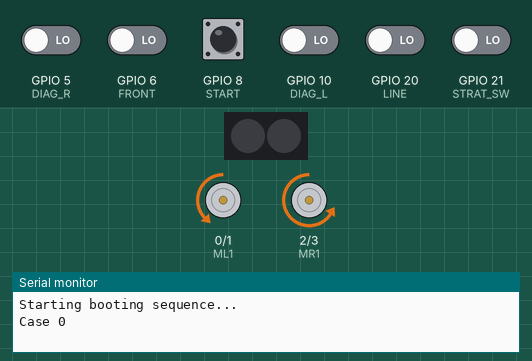
The sketch below on a simulated ESP32-S3. On the bench: 2 RGB LEDs in strip order, left to right, motor-driver pin pairs drawn as motors (green arrow = first pin HIGH = forward, orange = second pin HIGH = backward, longer = more drive), the last lines printed to the serial monitor. The test bench sets the inputs (shaded band); at power-on: GPIO 8 (START) HIGH, GPIO 5 (DIAG_R), GPIO 6 (FRONT), GPIO 10 (DIAG_L), GPIO 20 (LINE), GPIO 21 (STRAT_SW) LOW. Dim RGB values are drawn brighter than linear.

Above: at 1.26 s.
1.8 s: GPIO 8 (START) pulled LOW for 3.2 s
At 2.4 s:
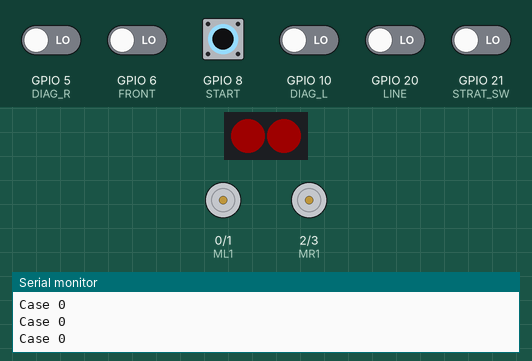
7.6 s: GPIO 20 (LINE) driven HIGH
9.3 s: GPIO 20 (LINE) driven LOW
At 9.74 s:
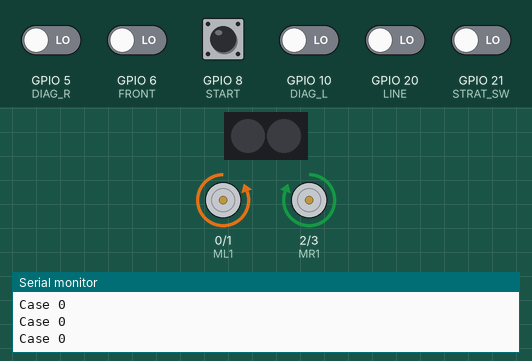
12.5 s: GPIO 8 (START) pulled LOW for 0.7 s
At 13.25 s:
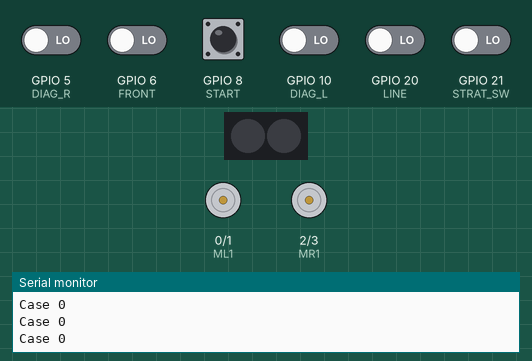
15.7 s: GPIO 8 (START) driven LOW and GPIO 21 (STRAT_SW) driven HIGH
At 16.38 s:
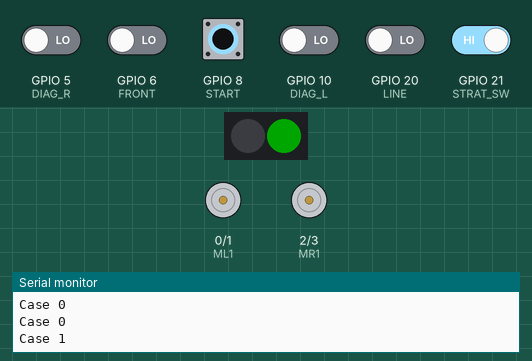
18.9 s: GPIO 8 (START) driven HIGH
At 19.4 s:
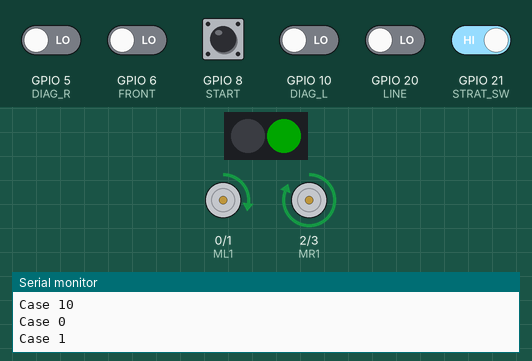
Timing chart, 0 to 23.1 s (numbered marks = the images above; inputs shaded):
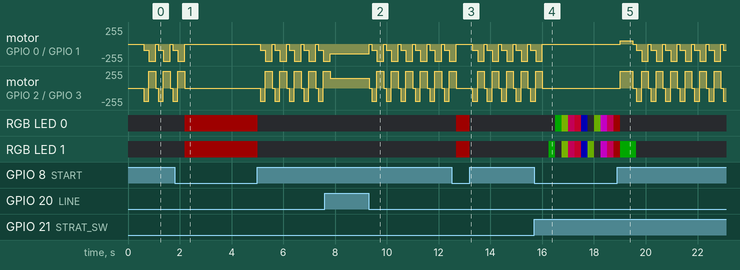

The sketch:

SIRUKI_TORNADO.ino
```cpp
#include <FastLED.h>
#define LED_PIN     4
#define NUM_LEDS    2
#define LED_TYPE    WS2812
#define COLOR_ORDER GRB

#define LINE 20

#define DIAG_L 10
#define DIAG_R 5
#define FRONT 6

#define MR1 2
#define MR2 3
#define ML1 0
#define ML2 1

#define PWM_MR1 0
#define PWM_MR2 1
#define PWM_ML1 2
#define PWM_ML2 3

#define STRAT_SW 21
#define START 8
#define freq 1000

CRGB leds[2];
byte strat = 0;

void setup() {
  //defining output of the LEDs and type of LED
  pinMode(LED_PIN, OUTPUT);
  FastLED.addLeds<LED_TYPE, LED_PIN, COLOR_ORDER>(leds, NUM_LEDS).setCorrection(TypicalLEDStrip);
  //defining inputs for sensors and buttons
  pinMode(LINE, INPUT);
  pinMode(FRONT , INPUT);
  pinMode(DIAG_L , INPUT);
  pinMode(DIAG_R , INPUT);
  pinMode(STRAT_SW , INPUT);
  pinMode(START , INPUT);
  //defining PWM channels for the motors
  ledcSetup(PWM_MR1, freq, 8);
  ledcSetup(PWM_MR2, freq, 8);
  ledcSetup(PWM_ML1, freq, 8);
  ledcSetup(PWM_ML2, freq, 8);
  //attaching PWM channel to the respective motors
  ledcAttachPin(MR1, PWM_MR1);
  ledcAttachPin(MR2, PWM_MR2);
  ledcAttachPin(ML1, PWM_ML1);
  ledcAttachPin(ML2, PWM_ML2);
  Serial.begin(115200);
  Serial.println("Starting booting sequence...");
  delay(500);
}

byte SensState() {
  //sends a numeric value from 0 to 7 depending on the number of sensors detecting
  bool sens1 = digitalRead(FRONT);
  byte sens2 = digitalRead(DIAG_L) * 2;
  byte sens3 = digitalRead(DIAG_R) * 4;

  byte total = sens1 + sens2 + sens3;
  return total;
}

byte LineState() {
  //sends a numeric value from 0 to 1.
  bool line1 = digitalRead(LINE);
  byte total = line1;
  return total;
}

//functions for the control of the motors, a and b can be values from 0 to 255 to adjust the speed of the motors and t is the time
void Foward(byte a, byte b, int t) {
  ledcWrite(PWM_MR1, a);
  ledcWrite(PWM_MR2, 0);
  ledcWrite(PWM_ML1, b);
  ledcWrite(PWM_ML2, 0);
  delay(t);
}

void Backwards(byte a, byte b, int t) {
  ledcWrite(PWM_MR1, 0);
  ledcWrite(PWM_MR2, a);
  ledcWrite(PWM_ML1, 0);
  ledcWrite(PWM_ML2, b);
  delay(t);
}

void Left(byte a, byte b, int t) {
  ledcWrite(PWM_MR1, 0);
  ledcWrite(PWM_MR2, a);
  ledcWrite(PWM_ML1, b);
  ledcWrite(PWM_ML2, 0);
  delay(t);
}

void Right (byte a, byte b, int t) {
  ledcWrite(PWM_MR1, a);
  ledcWrite(PWM_MR2, 0);
  ledcWrite(PWM_ML1, 0);
  ledcWrite(PWM_ML2, b);
  delay(t);
}

void MotorOff() {
  ledcWrite(PWM_MR1, 0);
  ledcWrite(PWM_MR2, 0);
  ledcWrite(PWM_ML1, 0);
  ledcWrite(PWM_ML2, 0);
}

void Brake(int t) {
  ledcWrite(PWM_MR1, 255);
  ledcWrite(PWM_MR2, 255);
  ledcWrite(PWM_ML1, 255);
  ledcWrite(PWM_ML2, 255);
  delay(t);
}

void SensTest() {
  while (digitalRead(START) == HIGH) {
    switch (SensState()) {
      case 1:
        leds[1].setRGB(0, 30, 0);
        leds[0].setRGB(0, 30, 0);
        FastLED.show();
        delay(10);
        FastLED.clear();
        Serial.println("CASO 1");
        break;

      case 2:
        leds[0].setRGB(100, 100, 0);
        FastLED.show();
        Serial.println("CASO 2");
        break;

      case 3:
        leds[0].setRGB(70, 180, 0);
        FastLED.show();
        Serial.println("CASO 3");
        break;

      case 4:
        leds[1].setRGB(100, 100, 0);
        FastLED.show();
        delay(10);
        FastLED.clear();
        Serial.println("CASO 4");
        break;

      case 5:
        leds[1].setRGB(70, 180, 0);
        FastLED.show();
        delay(10);
        FastLED.clear();
        Serial.println("CASO 5");
        break;

      case 7:
        leds[0].setRGB(0, 0, 100);
         leds[1].setRGB(0, 0, 100);
        FastLED.show();
        delay(10);
        FastLED.clear();
        Serial.println("CASO 7");
        break;

      default:
    leds[1].setRGB(0, 0, 0); //IZQ
    leds[0].setRGB(0, 0, 0); //DER
        Serial.println("DEFAULT");
    }
  }
}

void LineTest() {
  while (digitalRead(START) == HIGH) {
    switch (LineState()) {
      case 0:
        leds[1].setRGB(0, 180, 0); //IZQ
        leds[0].setRGB(0, 180, 0); //DER
        FastLED.show();
        Serial.println("White White");
        break;

      case 1:
        leds[1].setRGB(0, 180, 0); //IZQ
        leds[0].setRGB(180, 0, 0); //DER
        FastLED.show();
        Serial.println("Black White");
        break;

      case 2:
        leds[1].setRGB(180, 0, 0); //IZQ
        leds[0].setRGB(0, 180, 0); //DER
        Serial.println("White Black");
        FastLED.show();
        break;

      case 3:
        leds[1].setRGB(180, 0, 0); //IZQ
        leds[0].setRGB(180, 0, 0); //DER
        FastLED.show();
        Serial.println("Black Black");
        break;
    }
  }
}

byte lastSensor = 2; // Inicializamos el sentido de giro a la derecha (2 corresponde al sensor derecho)

void Main_Battle() {
  while (digitalRead(START) == HIGH) {
    leds[1].setRGB(0, 0, 0); //IZQ
    leds[0].setRGB(0, 0, 0); //DER
    FastLED.show();

    switch (LineState()) {
      case 1:
        switch (SensState()) {
          case 1:
            Foward(255, 100, 20);
            lastSensor = 1; // Si el sensor izquierdo detecta, guardamos que fue el sensor izquierdo
            break;

          case 2:
            Right(160, 160, 20);
            lastSensor = 2; // Si el sensor derecho detecta, guardamos que fue el sensor derecho
            break;

          case 3:
            Foward(255, 70, 50);
            lastSensor = 1; // Si el sensor izquierdo detecta, guardamos que fue el sensor izquierdo
            break;

          case 4:
            Left(160, 160, 20);//OK
            lastSensor = 1; // Si el sensor izquierdo detecta, guardamos que fue el sensor izquierdo
            break;

          case 5:
            Foward(100, 255, 50);
            lastSensor = 2; // Si el sensor derecho detecta, guardamos que fue el sensor derecho
            break;
          case 7:
            Foward(255, 100, 20);
            lastSensor = 2; // Si el sensor derecho detecta, guardamos que fue el sensor derecho
            break;

          default:
              if (lastSensor == 1) {
                Left(150, 150, 25);  // Girar a la izquierda
              } else if (lastSensor == 2) {
                Right(150, 150, 25);  // Girar a la derecha
              }
            break;
        }
        break;

      case 0:
        Brake(100);
        Backwards(200, 90, 200);
        Right(255, 255, 260);
        break;
    }
  }
  if (digitalRead(START) == LOW) {
    MotorOff();
  }
}


void CurveRight() {
  while (digitalRead(START) == HIGH) {
    Foward(255, 50, 500);
    Brake(30);
    Main_Battle();
  }
}

void CurveLeft() {
  if (digitalRead(START) == HIGH) {
    Foward(255, 180, 500);
    Brake(30);
    Main_Battle();
  }
}

void DodgeRight() {   //NEW
  while (digitalRead(START) == HIGH) {
    Left(255, 110, 160);
    Brake(30);
    Foward(255, 100, 500);
    Brake(30);
    Right(255, 110, 160);
    Brake(30);
    Main_Battle();
  }
}

void DodgeLeft() {  //NEW
  while (digitalRead(START) == HIGH) {
    Right(255, 110, 160);
    Brake(30);
    Foward(255, 110, 500);
    Brake(30);
    Left(255, 110, 160);
    Brake(30);
    Main_Battle();
  }
}


void SpinRight() {
  while (digitalRead(START) == HIGH) {
    Left(200, 200, 100);
    Brake(30);
    Main_Battle();
  }
}

void SpinLeft() {
  if (digitalRead(START) == HIGH) {
    Right(200, 200, 100);
    Brake(30);
    Main_Battle();
  }
}

void Rocket() {
  if (digitalRead(START) == HIGH) {
    Foward(255, 100, 300);
    Main_Battle();
  }
}

void Behind() {
  if (digitalRead(START) == HIGH) {
    Left(200, 200, 180);
    Brake(30);
    Main_Battle();
  }
}


void loop() {
  if (digitalRead(STRAT_SW) == HIGH) { //increases value of strat each time the STRAT button is pressed
    delay(250);  //increase delay for more "sensitive" button, decrease for less sensitivity
    strat ++;
    if (strat > 10) {
      strat = 0;
    }
  }
  switch (strat) {
    case 0:
      //strat 1
      leds[1].setRGB(30, 0, 0); //IZQ
      leds[0].setRGB(30, 0, 0); //DER
      FastLED.show();
      Serial.println("Case 0");
      Main_Battle();
      break;

    case 1:
      //strat 2
      leds[1].setRGB(0, 40, 0); //IZQ
      leds[0].setRGB(0, 0, 0); //DER
      FastLED.show();
      Serial.println("Case 1");
      CurveRight();
      break;

    case 2:
      //strat 3
      leds[1].setRGB(0, 0, 0); //IZQ
      leds[0].setRGB(0, 40, 0); //DER
      FastLED.show();
      Serial.println("Case 2");
      CurveLeft();
      break;

    case 3:
      //strat 4
      leds[1].setRGB(40, 60, 0); //IZQ
      leds[0].setRGB(40, 60, 0); //DER
      FastLED.show();
      Serial.println("Case 3");
      Rocket();
      break;

    case 4:   //NEW
      //strat 8
      leds[1].setRGB(90, 0, 40); //IZQ
      leds[0].setRGB(90, 0, 40); //DER
      FastLED.show();
      Serial.println("Case 4");
      DodgeRight();
      break;

    case 5:   //NEW
      //strat 8
      leds[1].setRGB(90, 0, 20); //IZQ
      leds[0].setRGB(90, 0, 20); //DER
      FastLED.show();
      Serial.println("Case 5");
      DodgeLeft();
      break;

    case 6:
      //strat 4
      leds[1].setRGB(0, 0, 60); //IZQ
      leds[0].setRGB(0, 0, 60); //DER
      FastLED.show();
      Serial.println("Case 6");
      Behind();
      break;

    case 7:
      //strat 5
      leds[1].setRGB(30, 50, 0); //IZQ
      leds[0].setRGB(0, 0, 0); //DER
      FastLED.show();
      Serial.println("Case 7");
      SpinRight();
      break;

    case 8:
      //strat 6
      leds[1].setRGB(0, 0, 0); //IZQ
      leds[0].setRGB(30, 50, 0); //DER
      FastLED.show();
      Serial.println("Case 8");
      SpinLeft();
      break;

    case 9:
      //strat 7
      leds[1].setRGB(90, 0, 90); //IZQ
      leds[0].setRGB(90, 0, 90); //DER
      FastLED.show();
      Serial.println("Case 9");
      LineTest();
      break;

    case 10:
      //strat 8
      leds[1].setRGB(90, 0, 40); //IZQ
      leds[0].setRGB(90, 0, 40); //DER
      FastLED.show();
      Serial.println("Case 10");
      SensTest();
      break;

  }
}
```

Measured:
- after the input at 1.8 s, RGB LED 0, RGB LED 1: off → RGB(30, 0, 0) after 0.38 s, → off 2.8 s later
- after the input at 9.3 s, motor on GPIO 0 (ML1) / GPIO 1 (ML2): backward 149/255 → stopped at once, then repeats every 0.56 s: backward 90/255 0.20 s, backward 255/255 0.26 s, stopped 0.10 s; motor on GPIO 2 (MR1) / GPIO 3 (MR2): forward 149/255 → stopped at once, then repeats every 0.56 s: backward 199/255 0.20 s, forward 255/255 0.26 s, stopped 0.10 s
- after the input at 12.5 s, RGB LED 0, RGB LED 1: off → RGB(30, 0, 0) after 0.18 s, → off 0.53 s later
- after the input at 15.7 s, motor on GPIO 0 (ML1) / GPIO 1 (ML2), motor on GPIO 2 (MR1) / GPIO 3 (MR2): goes on until 16.0 s, then stays stopped
